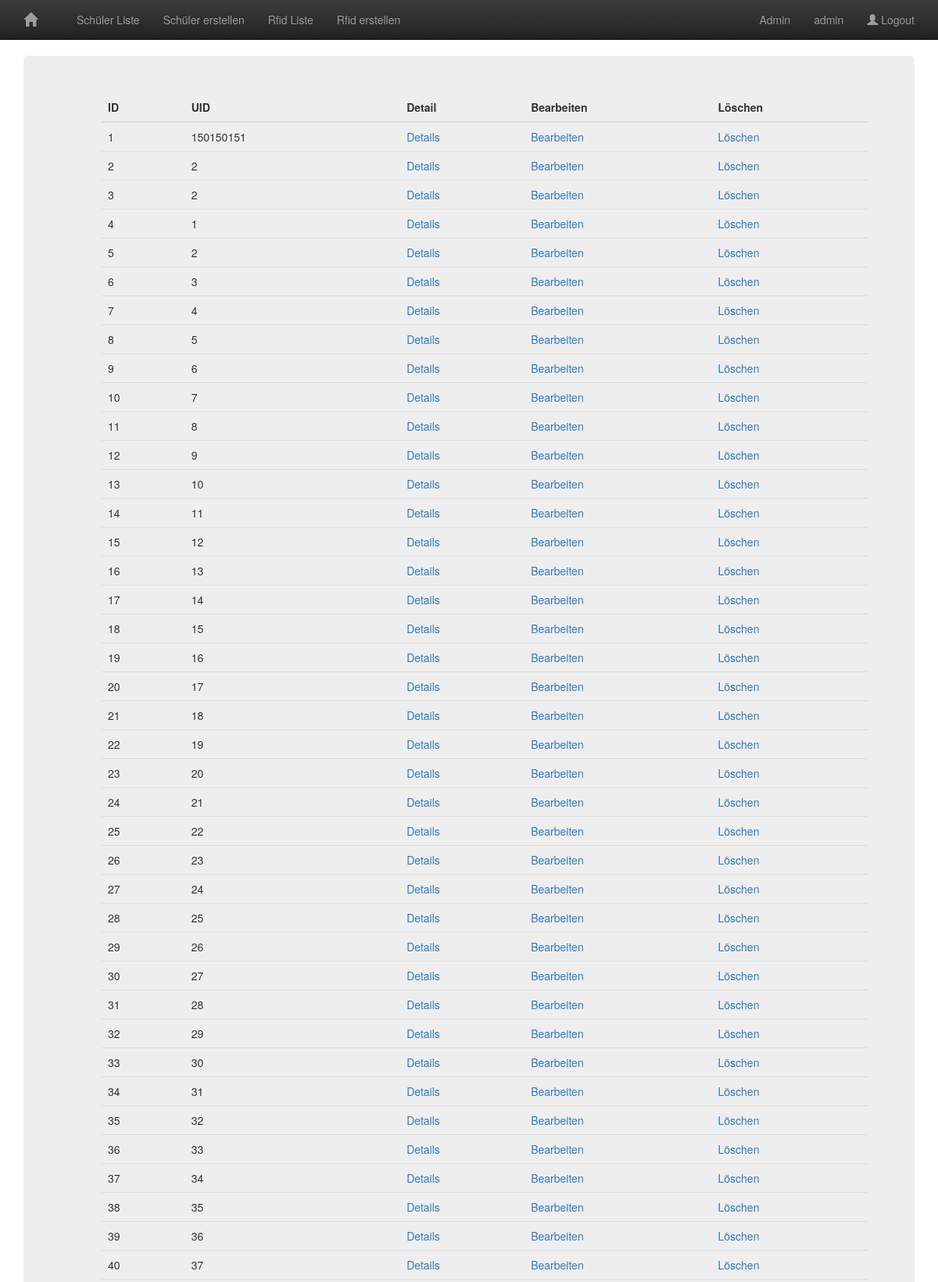
Page /rfid_liste (signed in, upper part) on the committed database.
### anmelden/models.py (models this page shows, shortened)
class Rfid(models.Model):
    rfid_nr = models.BigIntegerField()

### anmelden/views.py (the view)
# urls.py: url(r'^rfid_liste', views.RfidList.as_view(), name='rfid_list'),
class RfidList(LoginRequiredMixin,ListView):
    login_url = 'account:login'
    redirect_field_name = 'redirect_to'
    queryset = models.Rfid.objects.order_by('id')
    context_object_name = 'rfids'
    template_name = 'anmelden/rfid_liste.html'

### anmelden/templates/anmelden/rfid_liste.html (shortened to what this page needs)
<!DOCTYPE html>
{% extends "base.html" %}
{% load bootstrap3 %}
{% load staticfiles %}
{% block content %}
<ul>
  {% for rfid in rfids %}
    {% if forloop.first %}
      <table class="table table-hover">
        <thead>
          <th>ID</th>
          <th>UID</th>
          <th>Detail</th>
          <th>Bearbeiten</th>
          <th>Löschen</th>
        </thead>
        <tbody>
  {% endif %}
  <tr>
    <td>{{ rfid.id }}</td>
    <td>{{ rfid.rfid_nr }}</td>
    <td><a href="{% url 'anmelden:rfid_detail' pk=rfid.id %}">Details</td>
    <td><a href="{% url 'anmelden:rfid_update' pk=rfid.id %}">Bearbeiten</td>
    <td><a href="{% url 'anmelden:rfid_delete' pk=rfid.id %}">Löschen</td>
  </tr>
  {% if forloop.last %}
  </tbody>
</table>
  {% endif %}
  {% endfor %}
{% endblock content %}

### templates/base.html (shortened to what this page needs)
<!DOCTYPE html> {% load staticfiles %}
<html lang="de">
<head>
  <link rel="stylesheet" href="{% static 'bootstrap/css/bootstrap.min.css' %}">
  <link rel="stylesheet" href="{% static 'bootstrap/css/bootstrap-theme.min.css' %}">
</head>
<body>
  <nav class="navbar navbar-inverse navbar-static-top">
    <div class="container">
      <div class="navbar-header">
        <li><a class="navbar-brand" href="{% url 'index' %}"><span class="glyphicon glyphicon-home"></span></a></li>
      </div>
      <div class="collapse navbar-collapse">
        <ul class="nav navbar-nav">
          <li><a href="{% url 'anmelden:schüler_list' %}">Schüler Liste</a></li>
          <li><a href="{% url 'anmelden:schüler_create' %}">Schüler erstellen</a></li>
          <li><a href="{% url 'anmelden:rfid_list' %}">Rfid Liste</a></li>
          <li><a href="{% url 'anmelden:rfid_create' %}">Rfid erstellen</a></li>
        </ul>
        <ul class="nav navbar-nav navbar-right">
          {% if user.is_superuser %}
          <li><a class="navbar-link" href="{% url 'admin:index' %}">Admin</a></li>
          {% endif %} {% if user.is_authenticated %}
          <li><a href="{% url 'account:user' %}">{{user.username}}</a></li>
          <li><a href="{% url 'account:logout' %}"><span class="glyphicon glyphicon-user"></span> Logout</a></li>
          {% else %}
          <li><a href="{% url 'account:login' %}"><span class="glyphicon glyphicon-user"></span> Login</a></li>
          {% endif %}
        </ul>
      </div>
    </div>
  </nav>
  <div class="container">
    <div class="jumbotron">
      {% block content %}{% endblock content %}
    </div>
  </div>
</body>
</html>

### rows in the picture
Rfid: shows "ID", id "1", rfid_nr "150150151"
Rfid: id "2", rfid_nr "2"
Rfid: id "3", rfid_nr "2"
Rfid: id "4", rfid_nr "1"
Rfid: id "5", rfid_nr "2"
Rfid: id "6", rfid_nr "3"
Rfid: id "7", rfid_nr "4"
Rfid: id "8", rfid_nr "5"
Rfid: id "9", rfid_nr "6"
Rfid: id "10", rfid_nr "7"
Rfid: id "11", rfid_nr "8"
Rfid: id "12", rfid_nr "9"
Rfid: id "13", rfid_nr "10"
Rfid: id "14", rfid_nr "11"
Rfid: id "15", rfid_nr "12"
Rfid: id "16", rfid_nr "13"
Rfid: id "17", rfid_nr "14"
Rfid: id "18", rfid_nr "15"
Rfid: id "19", rfid_nr "16"
Rfid: id "20", rfid_nr "17"
Rfid: id "21", rfid_nr "18"
Rfid: id "22", rfid_nr "19"
Rfid: id "23", rfid_nr "20"
Rfid: id "24", rfid_nr "21"
Rfid: id "25", rfid_nr "22"
Rfid: id "26", rfid_nr "23"
Rfid: id "27", rfid_nr "24"
Rfid: id "28", rfid_nr "25"
Rfid: id "29", rfid_nr "26"
Rfid: id "30", rfid_nr "27"
Rfid: id "31", rfid_nr "28"
Rfid: id "32", rfid_nr "29"
Rfid: id "33", rfid_nr "30"
Rfid: id "34", rfid_nr "31"
Rfid: id "35", rfid_nr "32"
Rfid: id "36", rfid_nr "33"
Rfid: id "37", rfid_nr "34"
Rfid: id "38", rfid_nr "35"
Rfid: id "39", rfid_nr "36"
Rfid: id "40", rfid_nr "37"

### other values in the picture
{{ user.username }} "admin"
